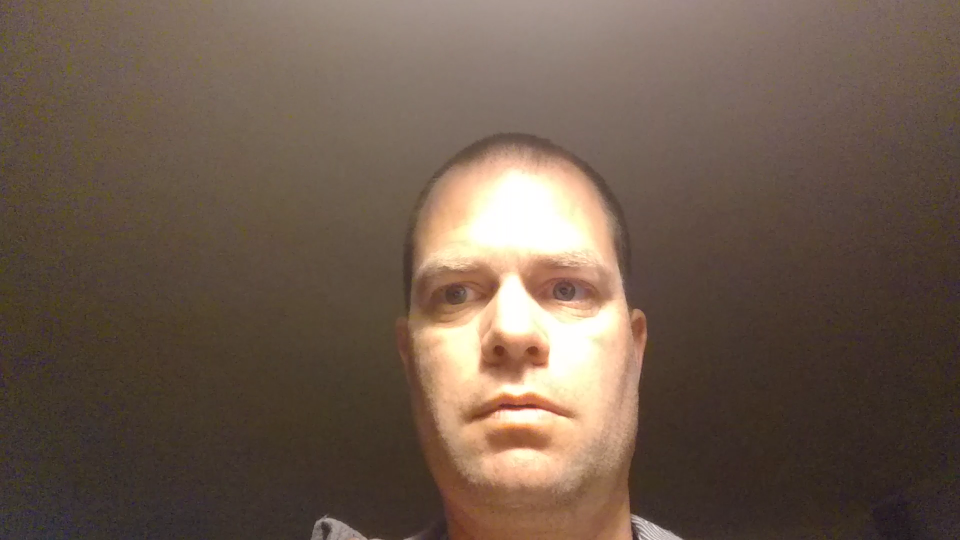
#> input picture service/video_processing/extracted_pictures/out1.png, 1920 x 1080 px (shown at 1/2 size); its folder holds only this picture in this run
$ jupyter execute --allow-errors convert_video_to_pixelated_images.ipynb
#> lines starting #> are read from the running program, lines starting #| are printed output that depends on the picture; after the words box and inside, x2 and y2 are one past the last pixel; in counts of white or black regions, pixels touching at a corner belong together
[cell 1]
#!/usr/local/bin/python3
from PIL import Image
from os import listdir
from os.path import isfile, join

mypath = 'extracted_pictures/'
onlyfiles = [f for f in listdir(mypath) if isfile(join(mypath, f))]
onlyfiles = [f for f in onlyfiles if not "pixelated" in f]
print(onlyfiles)

def crop_and_pixelate(filename):

    img = Image.open(mypath +filename)
    area = (600, 200, 1400, 1000)
    cropped_img = img.crop(area)
    # Resize smoothly down to 16x16 pixels
    imgSmall = img.resize((128,128),resample=Image.BILINEAR)

    # Scale back up using NEAREST to original size
    imgSmall = imgSmall.resize((1000,700),Image.NEAREST)


    thresh = 200
    fn = lambda x : 255 if x > thresh else 0
    r = imgSmall.convert('L').point(fn, mode='1')

    # Save

    r.save(mypath+filename.split('.')[0]+"_pixelated.png")
    return r

#> (a cell that did not finish here is left out)

#> (a cell that did not finish here is left out)

#> (a cell that did not finish here is left out)

[cell 5]
for f in onlyfiles:
    crop_and_pixelate(f)
#> call 2 of crop_and_pixelate, with filename = 'out1.png'
#> in crop_and_pixelate, img is the input picture: PIL image 1920x1080 RGB; mean R, G, B 108.6, 89.9, 76.2
#> in crop_and_pixelate (call 2), `cropped_img = img.crop(area)`:
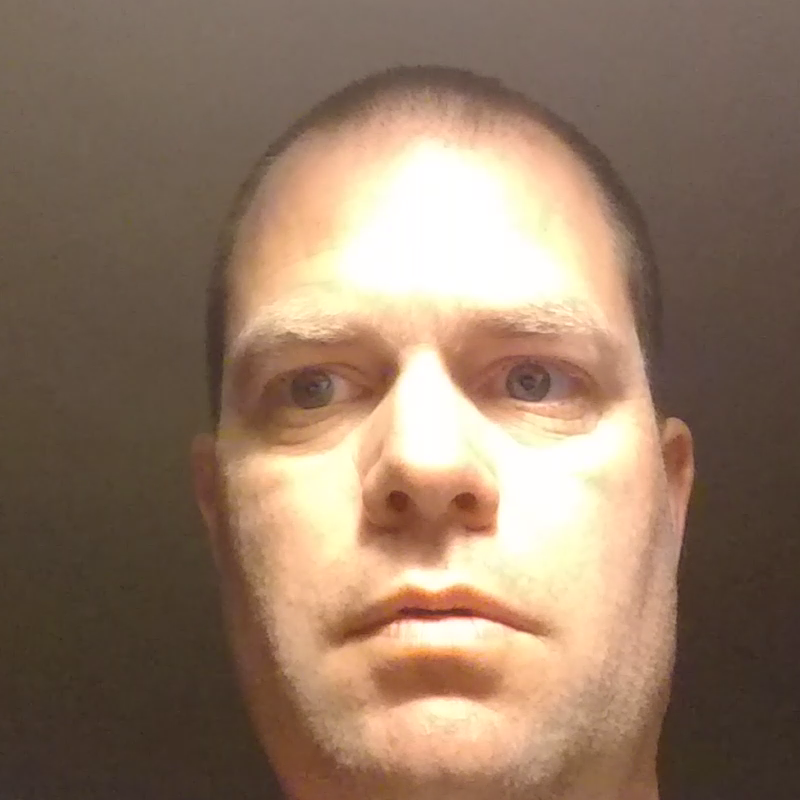
#> cropped_img: PIL image 800x800 RGB; mean R, G, B 146.2, 121.1, 100.9
#> in crop_and_pixelate (call 2), `imgSmall = img.resize((128,128),resample=Image.BILINEAR)`:
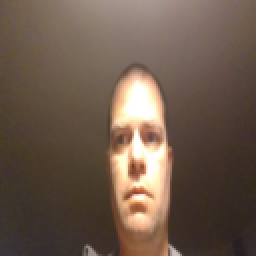
#> imgSmall: PIL image 128x128 RGB (shown 2 times larger); mean R, G, B 108.6, 89.9, 76.2
#> in crop_and_pixelate (call 2), `imgSmall = imgSmall.resize((1000,700),Image.NEAREST)`:
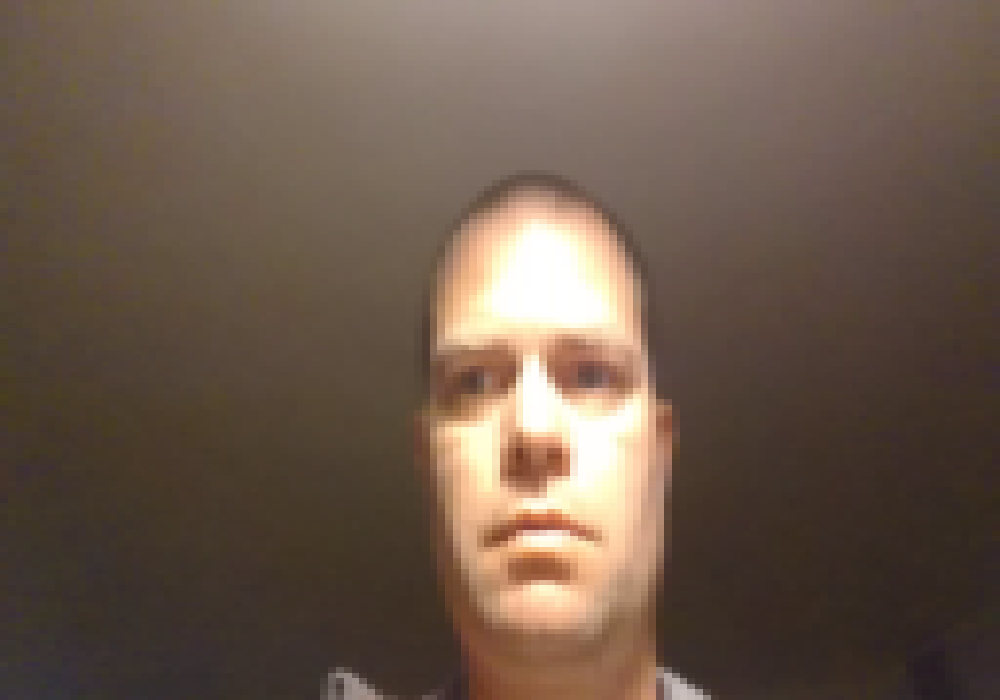
#> imgSmall: PIL image 1000x700 RGB; mean R, G, B 108.6, 89.9, 76.2
#> in crop_and_pixelate (call 2), `r = imgSmall.convert('L').point(fn, mode='1')`:
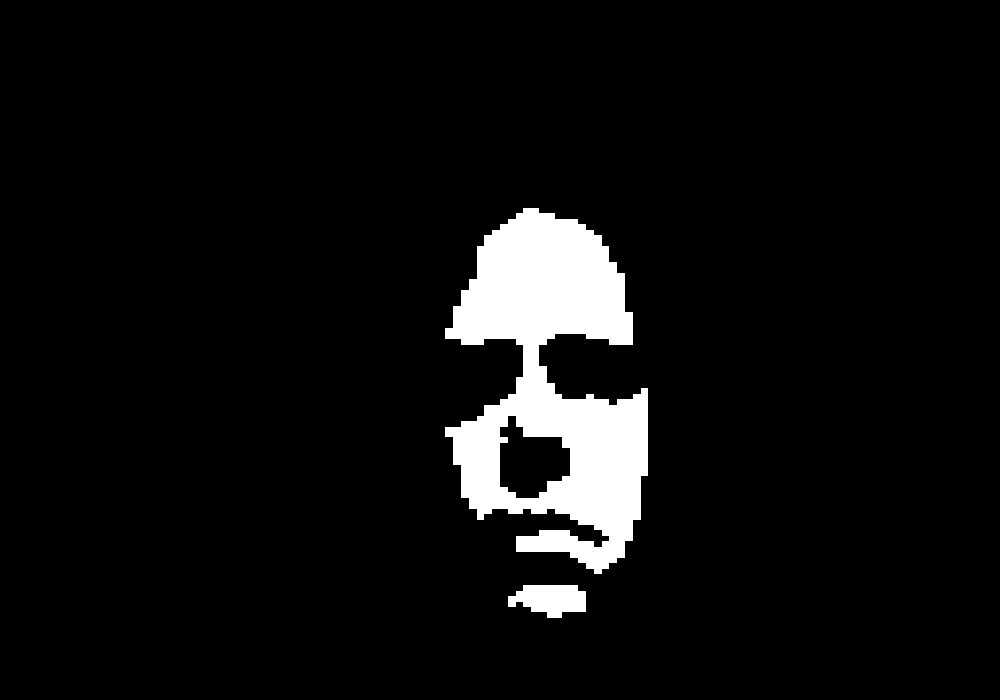
#> r: PIL image 1000x700 1; 6% white; 2 white regions, box (x1, y1, x2, y2) and area: (445, 208, 648, 574) 40240, (508, 585, 586, 618) 1868
